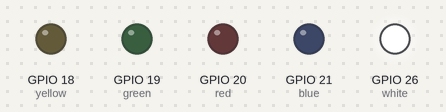
Bench run of a program on a simulated Raspberry Pi (BCM pin numbers). On the bench: output pins drawn as LEDs (lit = HIGH).

Above: at 0.06 s.
At 0.49 s:
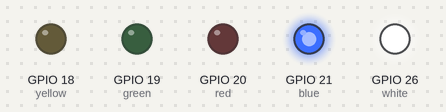
At 0.85 s:
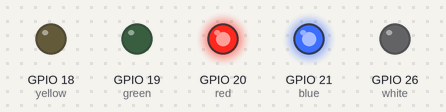
At 1.36 s:
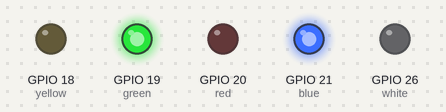
At 2.17 s:
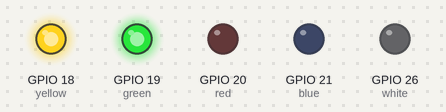
At 2.91 s:
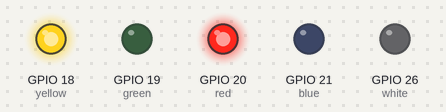
Timing chart, 0 to 3.2 s (numbered marks = the images above):
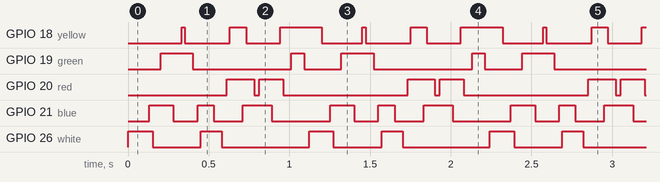

The program:

5ledoddtiming.py
```python
#!/usr/bin/env python3

from gpiozero import LED
from time import sleep

red = LED(20,active_high=True)
yellow = LED(18,active_high=True)
green = LED(19,active_high=True)
blue = LED(21,active_high=True)
white = LED(26,active_high=True)

while True:
	white.on()
	sleep(0.08)
	yellow.off()
	sleep(0.05)
	blue.on()
	sleep(0.02)
	white.off()
	sleep(0.05)
	green.on()
	sleep(0.08)
	blue.off()
	sleep(0.05)
	yellow.on()
	sleep(0.02)
	yellow.off()
	sleep(0.05)
	green.off()
	sleep(0.03)
	blue.on()
	sleep(0.02)
	white.on()
	sleep(0.08)
	blue.off()
	sleep(0.05)
	white.off()
	sleep(0.03)
	red.on()
	sleep(0.02)
	yellow.on()
	sleep(0.08)
	blue.on()
	sleep(0.02)
	yellow.off()
	sleep(0.05)
	red.off()
	sleep(0.03)
	red.on()
	sleep(0.08)
	blue.off()
	sleep(0.05)
	yellow.on()
	sleep(0.02)
	red.off()
	sleep(0.05)
	green.on()
	sleep(0.08)
	green.off()
	sleep(0.03)
```

Measured:
- by itself, GPIO 18 (yellow): repeats every 1.1 s: LOW 0.28 s, HIGH 0.10 s, LOW 0.21 s, HIGH 0.26 s, LOW 0.25 s, HIGH 0.02 s
- by itself, GPIO 19 (green): repeats every 1.1 s: LOW 0.61 s, HIGH 0.08 s, LOW 0.23 s, HIGH 0.20 s
- by itself, GPIO 20 (red): repeats every 1.1 s: LOW 0.03 s, HIGH 0.15 s, LOW 0.77 s, HIGH 0.17 s
- by itself, GPIO 21 (blue): repeats every 1.1 s: LOW 0.15 s, HIGH 0.10 s, LOW 0.18 s, HIGH 0.18 s, LOW 0.36 s, HIGH 0.15 s
- by itself, GPIO 26 (white): repeats every 1.1 s: LOW 0.30 s, HIGH 0.13 s, LOW 0.54 s, HIGH 0.15 s
